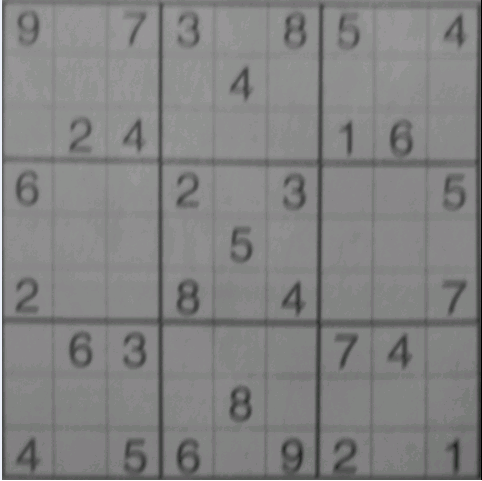
//> input picture experiments/week9/images/article.png, 482 x 481 px
$ ./adaptive_threshold   (built with g++ and OpenCV 4)
//> lines starting //> are read from the running program, lines starting //| are printed output that depends on the picture
#include <iostream>
#include <opencv2/opencv.hpp>

#define GAUSSIAN_FILTER 0
#define MEAN_FILTER 1
#define MEDIAN_FILTER 2

using namespace cv;
using namespace std;

void threshold_image(const Mat& input_image, Mat& thresholded_image, float threshold, bool inverse=false, bool adaptive=false, int filter_type = GAUSSIAN_FILTER, int size_k = 11)
{
   thresholded_image = input_image.clone();
   int image_type = input_image.type();
   thresholded_image.convertTo(thresholded_image,CV_8UC1);
   Mat blurred_image;

   if(filter_type == MEAN_FILTER)
	blur(thresholded_image, blurred_image, Size(size_k,size_k), Point(-1,-1));

   else if(filter_type == GAUSSIAN_FILTER)
 	GaussianBlur( thresholded_image,blurred_image, Size(size_k,size_k ), 4, 4);

   else if(filter_type == MEDIAN_FILTER)
 	medianBlur( thresholded_image,blurred_image, size_k);

   if(blurred_image.type() != CV_8UC1)
   	blurred_image.convertTo(blurred_image,image_type);

   float c = threshold;

   for(int j = 1; j < input_image.rows-1; j++)
	for(int i =1; i < input_image.cols-1; i++)
	{
		if(image_type == CV_8UC1)
		{
			if(adaptive)
			{
				threshold =(int) saturate_cast<uchar>(blurred_image.at<uchar>(j,i) - c);
			}

			if (input_image.at<uchar>(j,i) >= threshold)
				if(inverse)
					thresholded_image.at<uchar>(j,i) = 0;
				else
					thresholded_image.at<uchar>(j,i) = 255;
			else
				if(inverse)
					thresholded_image.at<uchar>(j,i) = 255;
				else
					thresholded_image.at<uchar>(j,i) = 0;
		}
		else if(image_type == CV_32F)
		{
			if(adaptive)
			{
				threshold = (blurred_image.at<float>(j,i) - c);
			}

			if (input_image.at<float>(j,i) >= threshold)
				if(inverse)
					thresholded_image.at<uchar>(j,i) = 0;
				else
					thresholded_image.at<uchar>(j,i) = 255;
			else
				if(inverse)
					thresholded_image.at<uchar>(j,i) = 255;
				else
					thresholded_image.at<uchar>(j,i) = 0;

		}


	}

}

int main(int argc, char** argv )
{
    Mat grayscale_image1;

    Mat image1 = imread( "../images/article.png", 1 );
//> image1 is the input picture: 481 rows x 482 cols, CV_8UC3; mean B, G, R 130, 130, 129.9

  if ( !image1.data)
    {
        printf("No image data \n");
        return -1;
    }

    cvtColor( image1, grayscale_image1, CV_BGR2GRAY );

    GaussianBlur( grayscale_image1,grayscale_image1, Size( 7, 7), 3, 3);
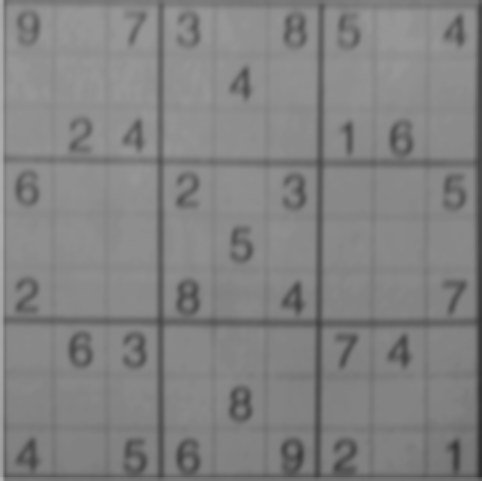
//> grayscale_image1: 481 rows x 482 cols, CV_8UC1; min 46, max 180, mean 129.8


    Mat mean_thresholded_image, gaussian_thresholded_image, median_thresholded_image, global_thresholded_image;

    int kernel_size = 11;
    int c = 1;

    threshold_image(grayscale_image1, mean_thresholded_image, c, false, true, MEAN_FILTER, kernel_size);
//> the loop in threshold_image, `for(int j = 1; j < input_image.rows-1; j++)` made 479 passes
//> threshold on passes 1 to 3: 99, 98, 97
//> after the loop in threshold_image, `for(int j = 1; j < input_image.rows-1; j++)`:
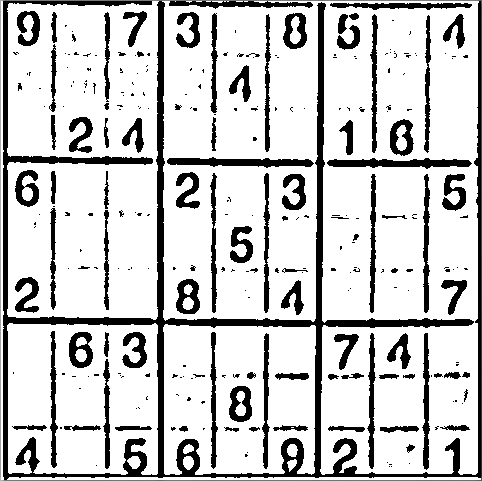
//> thresholded_image: 481 rows x 482 cols, CV_8UC1; min 0, max 255, mean 203.4
//> after the loop in threshold_image, `for(int j = 1; j < input_image.rows-1; j++)`: threshold = 79
    threshold_image(grayscale_image1, gaussian_thresholded_image, c, false, true, GAUSSIAN_FILTER, kernel_size);
//> call 2 of threshold_image, with threshold = 1, inverse = false, adaptive = true, filter_type = 0, size_k = 11
//> the loop in threshold_image (call 2), `for(int j = 1; j < input_image.rows-1; j++)` made 479 passes
//> threshold on passes 1 to 3: 98, 97, 95
//> after the loop in threshold_image (call 2), `for(int j = 1; j < input_image.rows-1; j++)`:
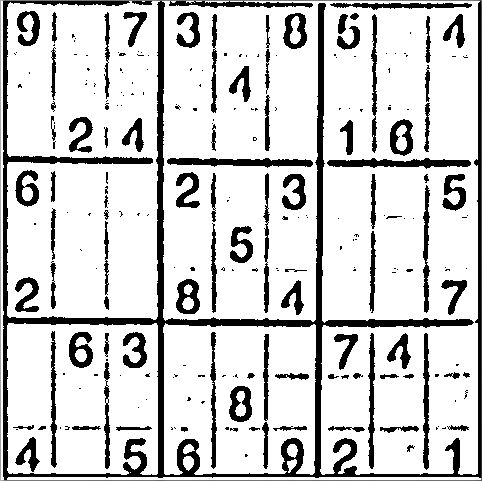
//> thresholded_image: 481 rows x 482 cols, CV_8UC1; min 0, max 255, mean 208.1
//> after the loop in threshold_image (call 2), `for(int j = 1; j < input_image.rows-1; j++)`: threshold = 80
    threshold_image(grayscale_image1, median_thresholded_image, c, false, true, MEDIAN_FILTER, kernel_size);
//> call 3 of threshold_image, with threshold = 1, inverse = false, adaptive = true, filter_type = 2, size_k = 11
//> the loop in threshold_image (call 3), `for(int j = 1; j < input_image.rows-1; j++)` made 479 passes
//> threshold on passes 1 to 3: 94, 94, 94
//> after the loop in threshold_image (call 3), `for(int j = 1; j < input_image.rows-1; j++)`:
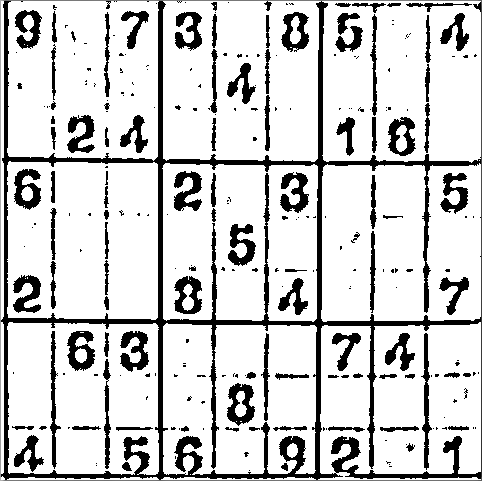
//> thresholded_image: 481 rows x 482 cols, CV_8UC1; min 0, max 255, mean 207.8
//> after the loop in threshold_image (call 3), `for(int j = 1; j < input_image.rows-1; j++)`: threshold = 90
    threshold_image(grayscale_image1, global_thresholded_image, 125, false, false);
//> call 4 of threshold_image, with threshold = 125, inverse = false, adaptive = false, filter_type = 0, size_k = 11
//> after the loop in threshold_image (call 4), `for(int j = 1; j < input_image.rows-1; j++)`:
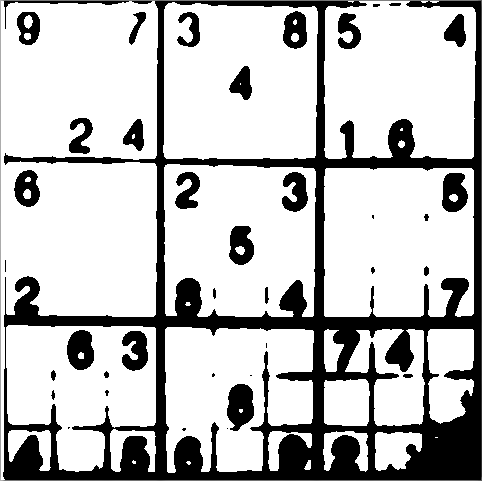
//> thresholded_image: 481 rows x 482 cols, CV_8UC1; min 0, max 255, mean 192.2
//> after the loop in threshold_image (call 4), `for(int j = 1; j < input_image.rows-1; j++)`: threshold = 125

    namedWindow("Input Image 1", WINDOW_AUTOSIZE);
    imshow("Input Image 1", grayscale_image1);

    namedWindow("Mean Thresholded Image", WINDOW_AUTOSIZE);
    imwrite( "../results/adaptive_threshold/mean_thresholded_image.jpg", mean_thresholded_image);
    imshow("Mean Thresholded Image", mean_thresholded_image);

    namedWindow("Gaussian Thresholded Image", WINDOW_AUTOSIZE);
    imwrite( "../results/adaptive_threshold/gaussian_thresholded_image.jpg", gaussian_thresholded_image);
    imshow("Gaussian Thresholded Image", gaussian_thresholded_image);

    namedWindow("Median Thresholded Image", WINDOW_AUTOSIZE);
    imwrite( "../results/adaptive_threshold/median_thresholded_image.jpg", median_thresholded_image);
    imshow("Median Thresholded Image", median_thresholded_image);

    namedWindow("Global Thresholded Image", WINDOW_AUTOSIZE);
    imwrite( "../results/adaptive_threshold/global_thresholded_image.jpg", global_thresholded_image);
    imshow("Global Thresholded Image", global_thresholded_image);

    waitKey(0);

    return 0;
}
